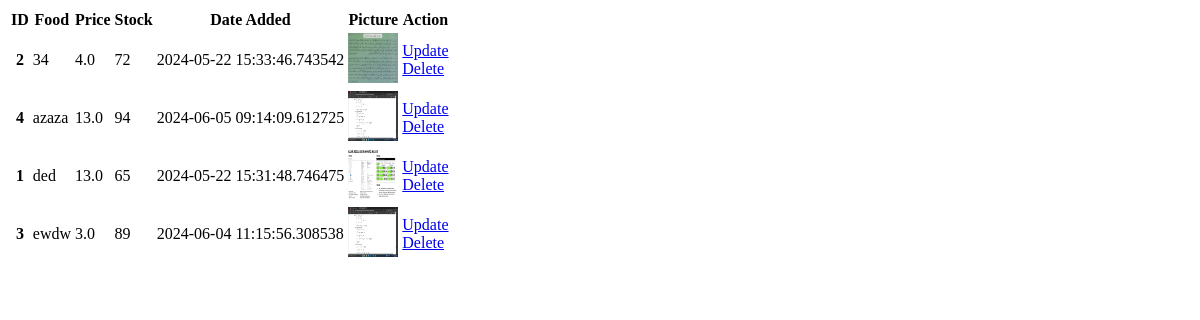
/list_product (signed in), run on an earlier commit of the app's database.
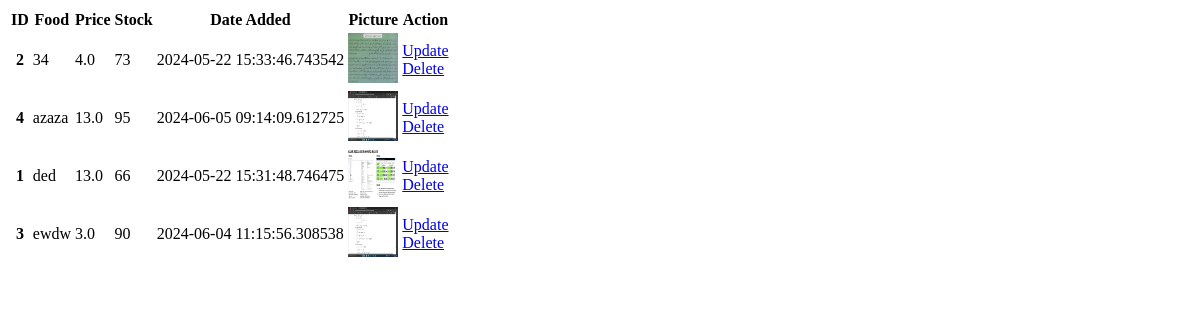
And on a later commit of the database.
### website/models.py (models this page shows)
class Product(db.Model):
    __tablename__ = 'product'
    id = db.Column(db.Integer, primary_key=True)
    product_name = db.Column(db.String(100), unique=True, nullable=False)
    product_price = db.Column(db.Float, nullable=False)
    in_stock = db.Column(db.Integer, nullable=False)
    product_picture = db.Column(db.String(1000), unique=True, nullable=False)
    product_calorie = db.Column(db.Integer, nullable=False)
    date_added = db.Column(db.DateTime, default=datetime.utcnow)
    carts = db.relationship('Cart', backref=db.backref('product', lazy=True))
    orders = db.relationship('Order', backref=db.backref('product', lazy=True))

### website/admin.py (the view)
@admin.route('/list_product')
def list_food():
    if current_user.admin == True:
        foods = Product.query.order_by(Product.product_name).all()
        return render_template('listfood.html', foods=foods)
    return render_template('404.html')

### website/__init__.py (called while the page is built)
def create_app():
    app = Flask(__name__)
    app.config['SECRET KEY'] = 'ayamgoreng'
    app.secret_key = 'ayamgoreng'
    app.config['SQLALCHEMY_DATABASE_URI'] = f'sqlite:///{DB_NAME}'
    db.init_app(app)
    @app.errorhandler(404)
    def page_not_found(error):
        return render_template('404.html')
    from .views import views
    from .auth import auth
    from .admin import admin
    from .models import User
    app.register_blueprint(views, url_prefix = '/')
    app.register_blueprint(auth, url_prefix = '/')
    app.register_blueprint(admin, url_prefix = '/')
    from .models import User
    with app.app_context():
        db.create_all()
    login_manager = LoginManager()
    login_manager.login_view = "auth.userauth"
    login_manager.init_app(app)
    @login_manager.user_loader
    def load_user(id):
        return User.query.get(int(id))
    return app

### website/templates/listfood.html
<!DOCTYPE html>
<html>
<table class="listfoodtabletable">
    <thead>
        <tr>
            <th scope="'col">ID</th>
            <th scope="'col">Food</th>
            <th scope="'col">Price</th>
            <th scope="'col">Stock</th>
            <th scope="'col">Date Added</th>
            <th scope="'col">Picture</th>
            <th scope="'col">Action</th>
        </tr>
    </thead>
    <tbody>
        {% for food in foods %}
        <tr>
            <th scope="row">{{ food.id }}</th>
            <td> {{ food.product_name }}</td>
            <td> {{ food.product_price }}</td>
            <td> {{ food.in_stock }}</td>
            <td> {{ food.date_added }}</td>
            <td> <img src="{{ food.product_picture }}" alt="" style= "height: 50px; width: 50px; border: 2px;"></td>
            <td>
                <a href="/update-product/{{ food.id }}">Update</a>
                <br>
                <a href="/remove-product/{{ food.id }}">Delete</a>
            </td>
        </tr>
        {% endfor %}
    </tbody>
</table>
</html>

What changed in the data, as far as the page shows it:
changed Product id 2: in_stock "72" → "73"
changed Product "azaza": in_stock "94" → "95"
changed Product "ded": in_stock "65" → "66"
changed Product "ewdw": in_stock "89" → "90"
